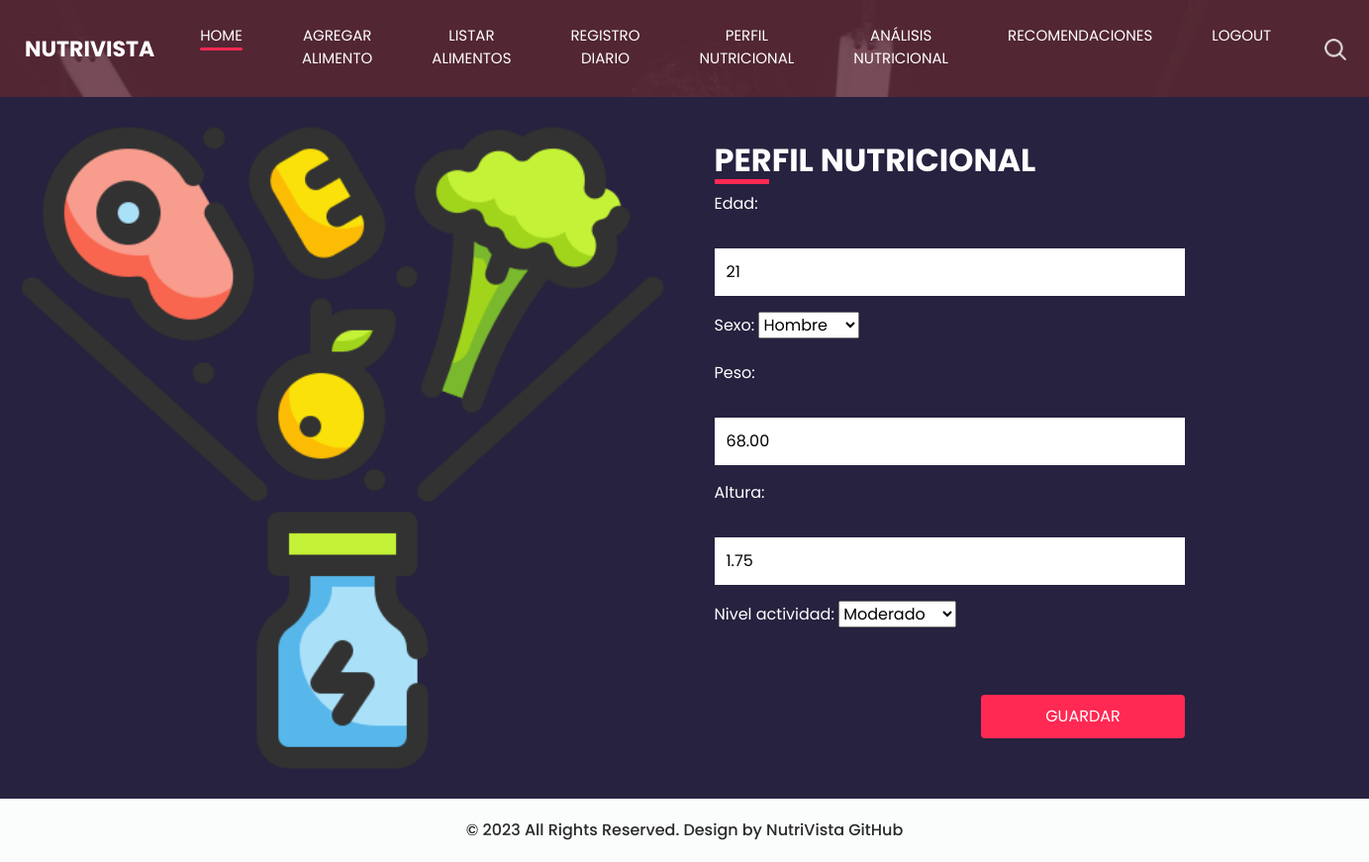
The page /perfil_nutricional/ (signed in) on the database as committed earlier.
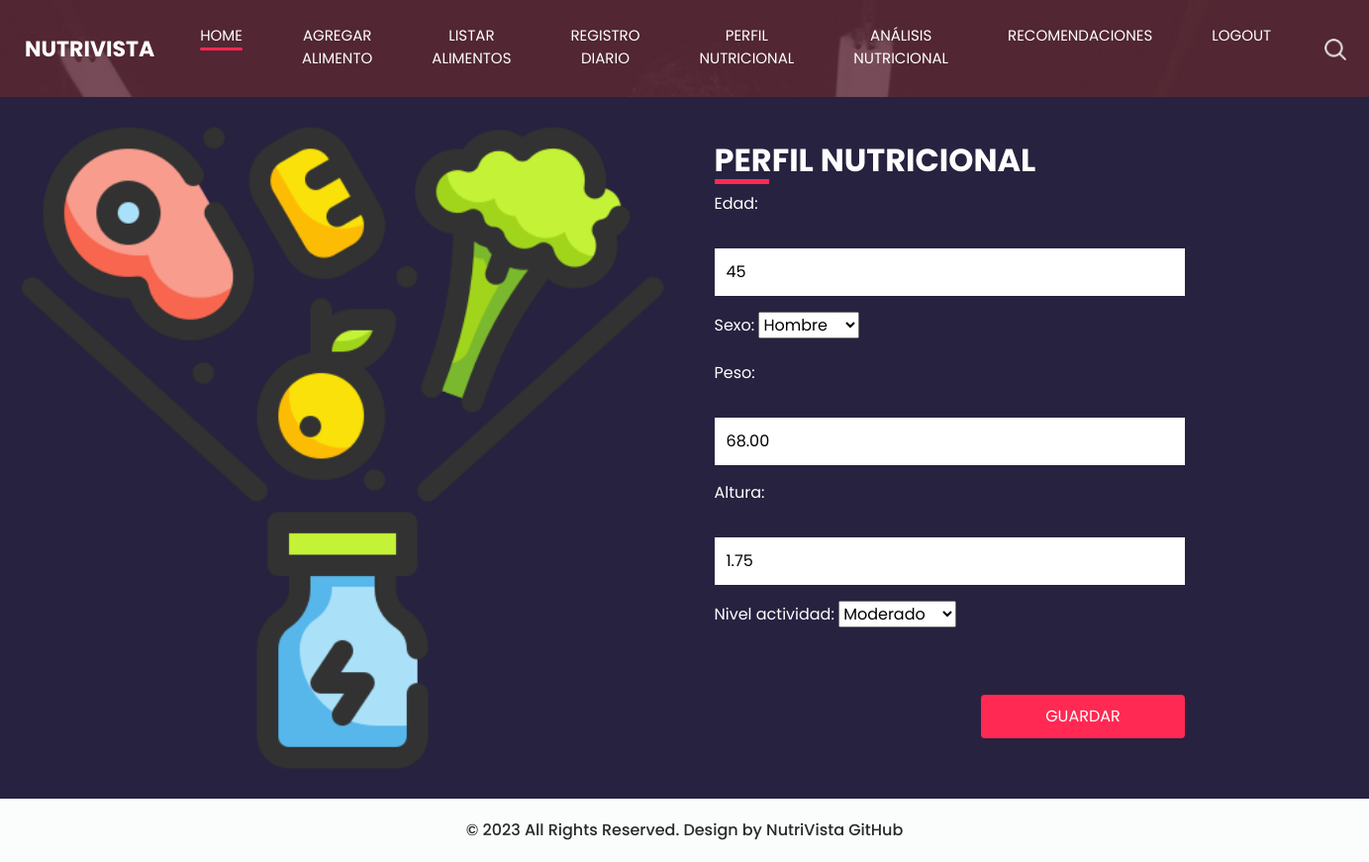
The same page on the database as committed later.
### base/models.py (models this page shows, shortened)
class PerfilNutricional(models.Model):
    usuario = models.OneToOneField(User, on_delete=models.CASCADE)
    edad = models.PositiveIntegerField()
    sexo = models.CharField(max_length=10, choices=[('Hombre', 'Hombre'), ('Mujer', 'Mujer')])
    peso = models.DecimalField(max_digits=6, decimal_places=2)
    altura = models.DecimalField(max_digits=6, decimal_places=2)
    nivel_actividad = models.CharField(max_length=50, choices=NIVEL_ACTIVIDAD_CHOICES)

### base/views.py (the view)
# urls.py: path('perfil_nutricional/', perfil_nutricional, name='perfil_nutricional'),
@login_required
def perfil_nutricional(request):
    perfil, created = PerfilNutricional.objects.get_or_create(
        usuario=request.user,
        defaults={'edad': 0, 'peso': 0.0, 'altura': 0.0, 'sexo': 'Hombre', 'nivel_actividad': 'sedentario'}
    )
    if request.method == "POST":
        form = PerfilNutricionalForm(request.POST, instance=perfil)
        if form.is_valid():
            form.save()
            return redirect('main_page')
    else:
        form = PerfilNutricionalForm(instance=perfil)
    return render(request, 'base/perfil_nutricional.html', {'form': form})

### base/forms.py
class PerfilNutricionalForm(forms.ModelForm):
    class Meta:
        model = PerfilNutricional
        fields = ['edad', 'sexo', 'peso', 'altura', 'nivel_actividad']

### base/templates/base/perfil_nutricional.html (shortened to what the changed rows need)
{% load static %}
<html>
<head>
    <link rel="stylesheet" type="text/css" href="https://cdnjs.cloudflare.com/ajax/libs/OwlCarousel2/2.3.4/assets/owl.carousel.min.css" />
    <link rel="stylesheet" type="text/css" href="{% static 'css/bootstrap.css' %}" />
    <link href="{% static 'css/style.css' %}" rel="stylesheet" />
    <link href="{% static 'css/responsive.css' %}" rel="stylesheet" />
</head>
<body class="sub_page">
    <section class="contact_section ">
        <div class="container-fluid">
            <div class="row">
                <div class="col-lg-5 col-md-6">
                    <div class="form_container pr-0 pr-lg-5 mr-0 mr-lg-2">
                        <div class="heading_container">
                            <h2>
                                Perfil Nutricional
                            </h2>
                        </div>
                        <form method="post">
                            {{ form.as_p }}
                        </form>
                    </div>
                </div>
            </div>
        </div>
    </section>
</body>
</html>

Rows that differ between the two databases and show on the page:
changed PerfilNutricional "Hombre": edad "21" → "45"
